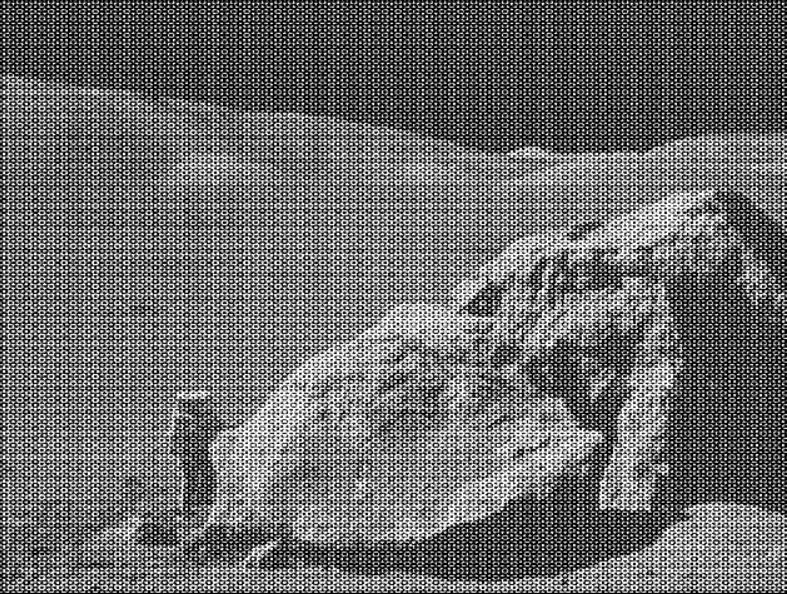
#> input picture dz_5/periodic_noise.JPG, 787 x 594 px, found by its file name
$ jupyter execute dz_5.ipynb
#> lines starting #> are read from the running program, lines starting #| are printed output that depends on the picture; after the words box and inside, x2 and y2 are one past the last pixel; in counts of white or black regions, pixels touching at a corner belong together
[cell 1]
import numpy as np
import cv2 as cv
from matplotlib import pyplot as plt

[cell 2]
img = cv.imread('/content/sample_data/periodic_noise.JPG', cv.IMREAD_GRAYSCALE)
#> img: shape (594, 787); min 0, max 255, mean 107.6

[cell 3]
# 1. Высокочастотная фильтрация Гаусса
def gaussian_high_pass_filter(image, sigma=30):
    dft = cv.dft(np.float32(image), flags=cv.DFT_COMPLEX_OUTPUT)
    dft_shift = np.fft.fftshift(dft)

    rows, cols = image.shape
    crow, ccol = rows // 2, cols // 2

    x = np.arange(0, cols, 1)
    y = np.arange(0, rows, 1)
    X, Y = np.meshgrid(x, y)
    gaussian_low_pass = np.exp(-((X - ccol)**2 + (Y - crow)**2) / (2 * sigma**2))


    gaussian_high_pass = 1 - gaussian_low_pass

    dft_shift_filtered = dft_shift * gaussian_high_pass[:, :, np.newaxis]

    f_ishift = np.fft.ifftshift(dft_shift_filtered)
    img_back = cv.idft(f_ishift)
    img_back = cv.magnitude(img_back[:,:,0], img_back[:,:,1])

    return img_back, gaussian_high_pass

[cell 4]
# 2. Удаление периодического шума
def remove_periodic_noise(image):
    dft = cv.dft(np.float32(image), flags=cv.DFT_COMPLEX_OUTPUT)
    dft_shift = np.fft.fftshift(dft)

    magnitude_spectrum = 20 * np.log(cv.magnitude(dft_shift[:,:,0], dft_shift[:,:,1]) + 1)

    rows, cols = image.shape
    mask = np.ones((rows, cols, 2), np.uint8)

    centerX, centerY = rows // 2, cols // 2

    noise_radius = 45
    cv.circle(mask, (centerY, centerX), noise_radius, (0, 0), thickness=3)

    dft_shift_filtered = dft_shift * mask

    f_ishift = np.fft.ifftshift(dft_shift_filtered)
    img_back = cv.idft(f_ishift)
    img_back = cv.magnitude(img_back[:,:,0], img_back[:,:,1])

    return img_back, mask[:,:,0], magnitude_spectrum

[cell 5]
print("1. ВЫСОКОЧАСТОТНАЯ ФИЛЬТРАЦИЯ ГАУССА")
img_highpass, gaussian_mask = gaussian_high_pass_filter(img)
#> in gaussian_high_pass_filter, `img_back = cv.magnitude(img_back[:,:,0], img_back[:,:,1])`:
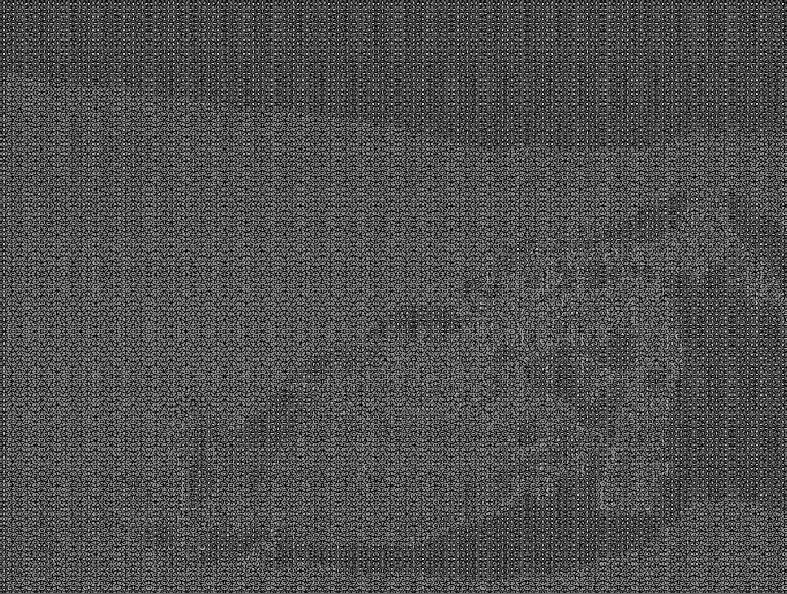
#> img_back: shape (594, 787) float64; min 54.35, max 86951383.3, mean 27222353.8; drawn with min black and max white
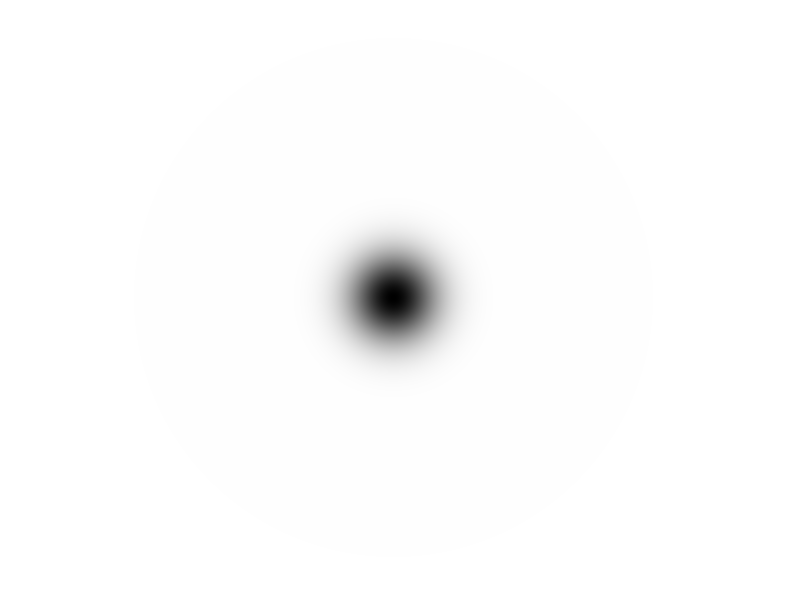
#> gaussian_mask: shape (594, 787) float64; min 0, max 1, mean 0.988

print("2. УДАЛЕНИЕ ПЕРИОДИЧЕСКОГО ШУМА")
img_denoised, noise_mask, magnitude_spec = remove_periodic_noise(img)
#> in remove_periodic_noise, `magnitude_spectrum = 20 * np.log(cv.magnitude(dft_shift[:,:,0], dft_sh..`:
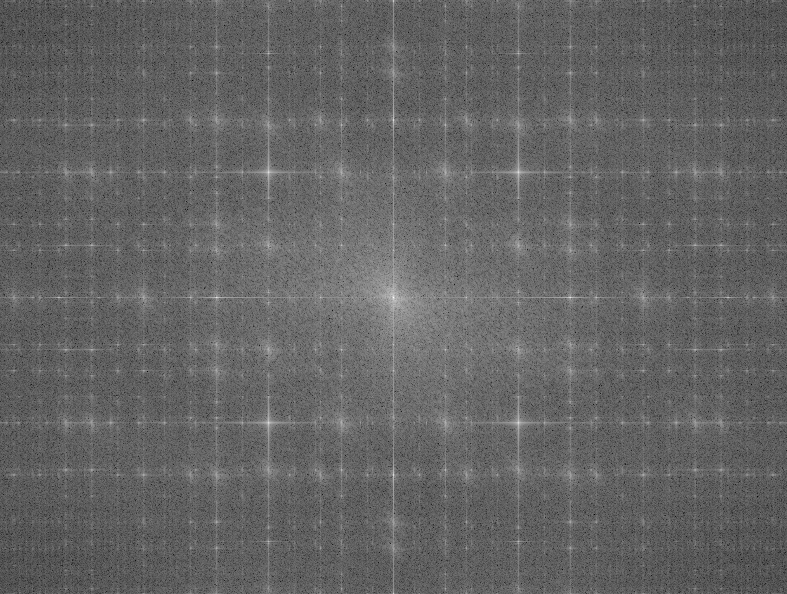
#> magnitude_spectrum: shape (594, 787) float32; min 64.48, max 354.7, mean 178.8; drawn with min black and max white
#> in remove_periodic_noise, `img_back = cv.magnitude(img_back[:,:,0], img_back[:,:,1])`:
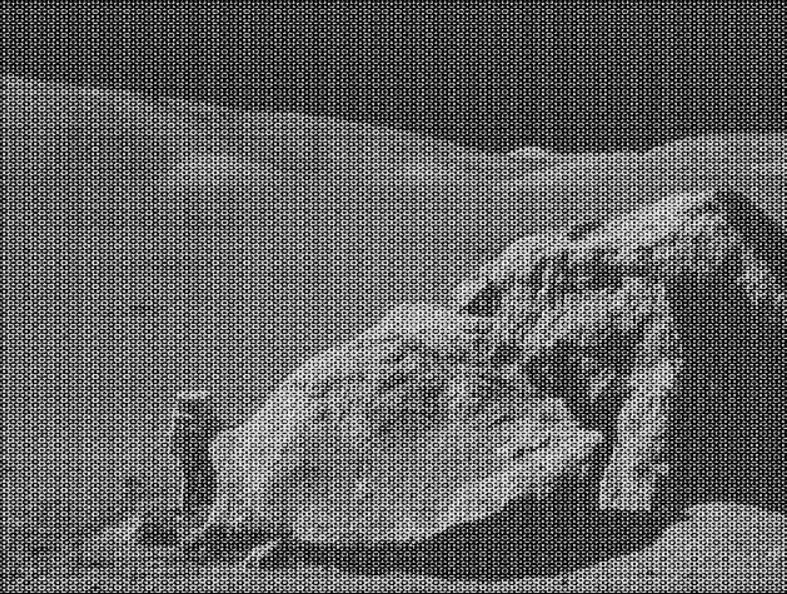
#> img_back: shape (594, 787) float32; min 1894.6, max 129620728, mean 50410920; drawn with min black and max white
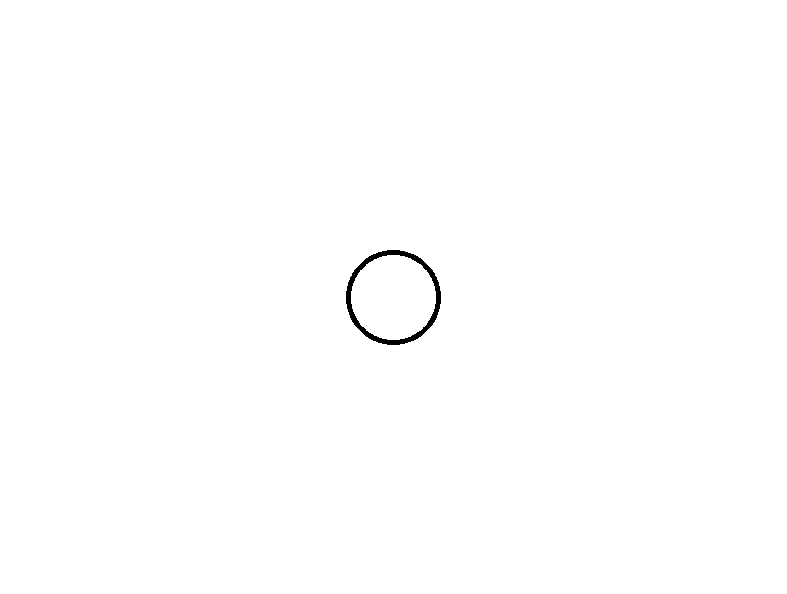
#> noise_mask: shape (594, 787); values 0 (black) and 1 (white), 99.7% white; 1 black region, box (x1, y1, x2, y2) and area: (346, 250, 441, 345) 1396

[cell 6]
plt.subplot(2, 3, 1)
plt.imshow(img, cmap='gray')
plt.title('Исходное изображение')
plt.axis('off')

plt.subplot(2, 3, 2)
plt.imshow(magnitude_spec, cmap='gray')
plt.title('Спектр Фурье')
plt.axis('off')

[cell 7]
# Только высокочастотная фильтрация
plt.figure(figsize=(12, 4))
plt.subplot(131)
plt.imshow(img, cmap='gray')
plt.title('Исходное')
plt.axis('off')

plt.subplot(132)
plt.imshow(gaussian_mask, cmap='gray')
plt.title('Гауссов фильтр высоких частот')
plt.axis('off')

plt.subplot(133)
plt.imshow(img_highpass, cmap='gray')
plt.title('Высокочастотная фильтрация')
plt.axis('off')
plt.show()

# Только удаление шума
plt.figure(figsize=(12, 4))
plt.subplot(131)
plt.imshow(img, cmap='gray')
plt.title('Исходное')
plt.axis('off')

plt.subplot(132)
plt.imshow(noise_mask, cmap='gray')
plt.title('Маска удаления шума')
plt.axis('off')

plt.subplot(133)
plt.imshow(img_denoised, cmap='gray')
plt.title('Без периодического шума')
plt.axis('off')
plt.show()
